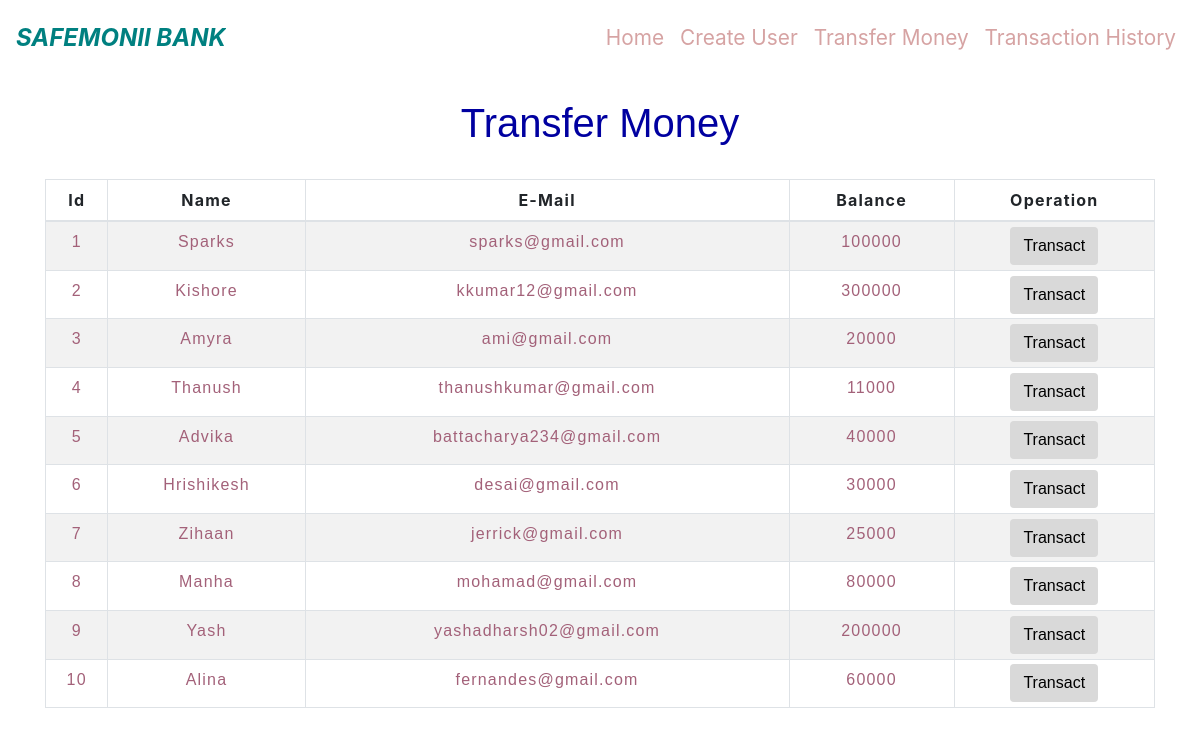
/transaction.php, run on the app's committed database.
### tables this page shows
CREATE TABLE `users` (
  `id` int(3) NOT NULL,
  `name` text NOT NULL,
  `email` varchar(30) NOT NULL,
  `balance` int(8) NOT NULL
);

### transaction.php (the view, shortened to what this page needs)
<!DOCTYPE html>
<html lang="en">
<head>
    <link rel="stylesheet" href="https://maxcdn.bootstrapcdn.com/bootstrap/4.0.0/css/bootstrap.min.css">
    <link rel="stylesheet" type="text/css" href="css/table.css">
    <link rel="stylesheet" type="text/css" href="css/nav.css">
</head>
<body>
<?php
    include 'config.php';
    $sql = "SELECT * FROM users";
    $result = mysqli_query($conn,$sql);
?>
<?php
  include 'navigation.php';
?>
<div class="container">
        <h2 class="text-center pt-4">Transfer Money</h2>
        <br>
            <div class="row">
                <div class="col">
                    <div class="table-responsive-sm">
                    <table class="table table-hover table-sm table-striped table-condensed table-bordered">
                        <thead>
                            <tr>
                            <th scope="col" class="text-center py-2">Id</th>
                            <th scope="col" class="text-center py-2">Name</th>
                            <th scope="col" class="text-center py-2">E-Mail</th>
                            <th scope="col" class="text-center py-2">Balance</th>
                            <th scope="col" class="text-center py-2">Operation</th>
                            </tr>
                        </thead>
                        <tbody>
                <?php
                    while($rows=mysqli_fetch_assoc($result)){
                ?>
                    <tr>
                        <td class="py-2"><?php echo $rows['id'] ?></td>
                        <td class="py-2"><?php echo $rows['name']?></td>
                        <td class="py-2"><?php echo $rows['email']?></td>
                        <td class="py-2"><?php echo $rows['balance']?></td>
                        <td><a href="userdestails.php?id= <?php echo $rows['id'] ;?>"> <button type="button" class="btn">Transact</button></a></td>
                    </tr>
                <?php
                    }
                ?>
                        </tbody>
                    </table>
                    </div>
                </div>
            </div>
         </div>
</body>
</html>

### navigation.php (shortened to what this page needs)
<nav class="navbar navbar-expand-md">
      <a class="navbar-brand" href="index.php">SAFEMONII BANK</a>
      <div class="collapse navbar-collapse" id="collapsibleNavbar">
            <ul class="navbar-nav ml-auto">
              <li class="nav-item">
                <a class="nav-link" href="index.php">Home</a>
              </li>
              <li class="nav-item">
                <a class="nav-link" href="usercreation.php">Create User</a>
              </li>
              <li class="nav-item">
                <a class="nav-link" href="transaction.php">Transfer Money</a>
              </li>
              <li class="nav-item">
                <a class="nav-link" href="Transhistory.php">Transaction History</a>
              </li>
          </div>
       </nav>

### css/table.css (style rules this page uses)
* { padding: 0; margin: 0; box-sizing: border-box; }
h2 { font-size: 40px; font-family: Arial, Helvetica, sans-serif; color:#0000A0; }
table { letter-spacing: 1.2px; }
td { text-align: center; color: rgb(163, 97, 121); font-family: Arial, Helvetica, sans-serif; }
button { border:none; background: #d9d9d9; transition: 1s; }

### css/nav.css (style rules this page uses)
.navbar-brand { list-style-type: sans-serif; font-size: 1.5em; font-weight: bold; font-style: oblique; margin: 0; padding: 0; overflow: hidden; color: teal; }
.nav-link { display: block; font-size: 1.3em; color: rgb(214, 163, 163); text-align: center; text-shadow: 0.5em; text-decoration-color:none; padding: 14px 16px; }

### transaction.php (style rules this page uses)
button { transition: 1.5s; }

### data on the page
users: id "1", name "Sparks", email "sparks@gmail.com", balance "100000"
users: id "2", name "Kishore", email "kkumar12@gmail.com", balance "300000"
users: id "3", name "Amyra", email "ami@gmail.com", balance "20000"
users: id "4", name "Thanush", email "thanushkumar@gmail.com", balance "11000"
users: id "5", name "Advika", email "battacharya234@gmail.com", balance "40000"
users: id "6", name "Hrishikesh", email "desai@gmail.com", balance "30000"
users: id "7", name "Zihaan", email "jerrick@gmail.com", balance "25000"
users: id "8", name "Manha", email "mohamad@gmail.com", balance "80000"
users: id "9", name "Yash", email "yashadharsh02@gmail.com", balance "200000"
users: id "10", name "Alina", email "fernandes@gmail.com", balance "60000"
